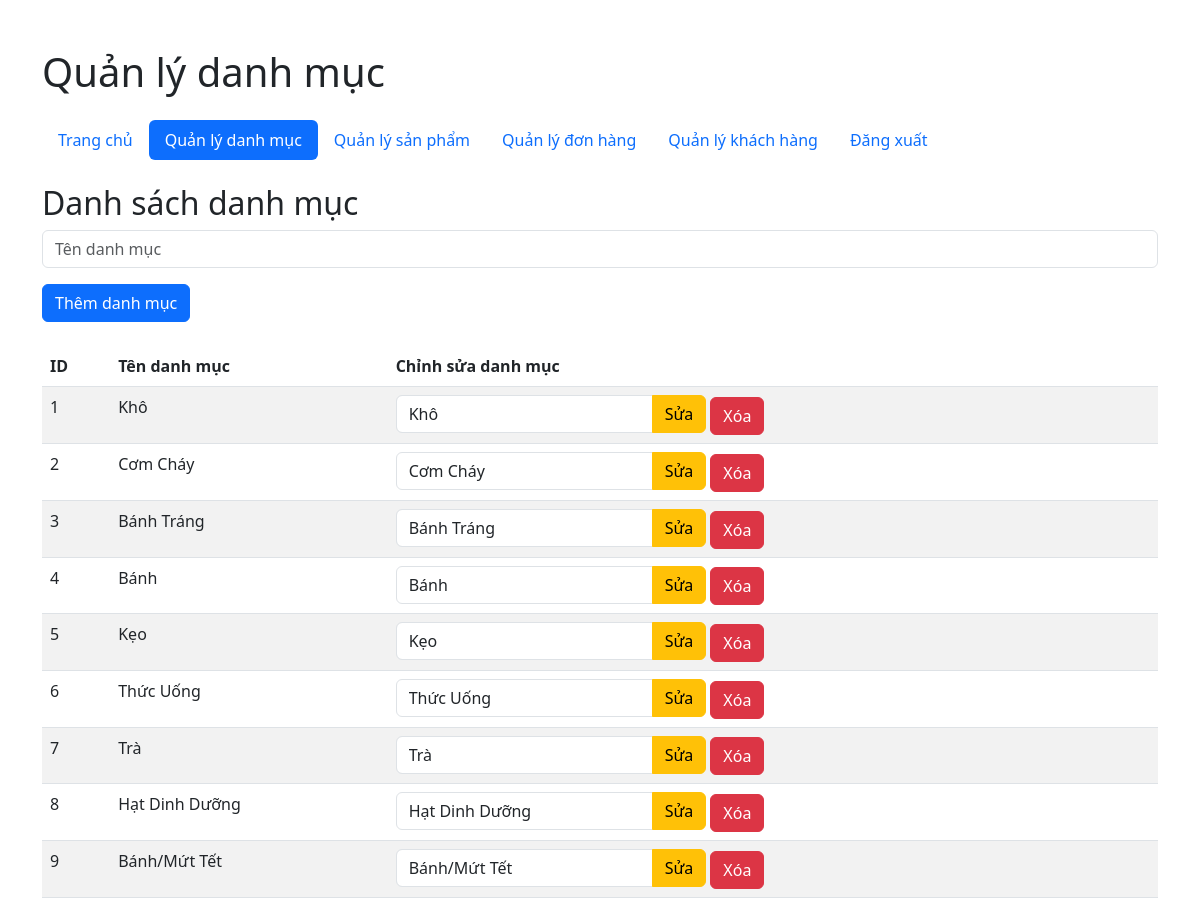
The app's page /admin_categories.php (signed in) with its own data.
### tables this page shows
CREATE TABLE `loaisanpham` (
  `maloaisp` int(11) NOT NULL,
  `tenloaisp` varchar(225) DEFAULT NULL
);

### db.php (called while the page is built, shortened)
<?php
$servername = "localhost";
$username = "root";
$password = "";
$dbname = "qldoan";
try {
    $pdo = new PDO("mysql:host=$servername;dbname=$dbname;charset=utf8", $username, $password);
    $pdo->setAttribute(PDO::ATTR_ERRMODE, PDO::ERRMODE_EXCEPTION);
} catch (PDOException $e) {
    die("Lỗi kết nối: " . $e->getMessage());
}
$sql = "SELECT * FROM loaisanpham";
$stmt = $pdo->query($sql);
$categories = $stmt->fetchAll(PDO::FETCH_ASSOC);
?>

### admin_categories.php (the view, shortened to what this page needs)
<?php
include 'db.php';
$categories = [];
$sql = "SELECT * FROM loaisanpham";
$stmt = $pdo->query($sql);
if ($stmt) {
    $categories = $stmt->fetchAll(PDO::FETCH_ASSOC);
}
?>
<!DOCTYPE html>
<html lang="en">
<head>
    <link href="https://cdn.jsdelivr.net/npm/bootstrap@5.3.0/dist/css/bootstrap.min.css" rel="stylesheet">
</head>
<body>
    <div class="container mt-5">
        <header class="mb-4">
            <h1>Quản lý danh mục</h1>
        </header>
        <nav class="mb-4">
            <ul class="nav nav-pills">
                <li class="nav-item"><a class="nav-link" href="admin.php">Trang chủ</a></li>
                <li class="nav-item"><a class="nav-link active" href="admin_categories.php">Quản lý danh mục</a></li>
                <li class="nav-item"><a class="nav-link" href="admin_products.php">Quản lý sản phẩm</a></li>
                <li class="nav-item"><a class="nav-link" href="admin_orders.php">Quản lý đơn hàng</a></li>
                <li class="nav-item"><a class="nav-link" href="admin_customer.php">Quản lý khách hàng</a></li>
                <li class="nav-item"><a class="nav-link" href="logout.php">Đăng xuất</a></li>
            </ul>
        </nav>
        <main>
            <h2>Danh sách danh mục</h2>
            <form class="mb-4" method="POST" action="">
                <div class="mb-3">
                    <input type="text" name="tenloai" class="form-control" placeholder="Tên danh mục" required>
                </div>
                <button type="submit" class="btn btn-primary">Thêm danh mục</button>
            </form>
            <table class="table table-striped">
                <thead>
                    <tr>
                        <th>ID</th>
                        <th>Tên danh mục</th>
                        <th>Chỉnh sửa danh mục</th>
                    </tr>
                </thead>
                <tbody>
                    <?php if (!empty($categories)) :  ?>
                        <?php foreach ($categories as $category): ?>
                            <tr>
                                <td><?= htmlspecialchars($category['maloaisp']) ?></td>
                                <td><?= htmlspecialchars($category['tenloaisp']) ?></td>
                                <td>
                                    <form method="POST" action="" class="d-inline-block">
                                        <div class="input-group">
                                            <input type="text" name="tenloai" class="form-control" value="<?= htmlspecialchars($category['tenloaisp']) ?>" required>
                                            <button type="submit" class="btn btn-warning">Sửa</button>
                                        </div>
                                    </form>
                                    <form method="POST" action="" class="d-inline-block">
                                        <button type="submit" class="btn btn-danger">Xóa</button>
                                    </form>
                                </td>
                            </tr>
                        <?php endforeach; ?>
                    <?php else: ?>
                        <tr>
                            <td colspan="3">Không có danh mục nào.</td>
                        </tr>
                    <?php endif; ?>
                </tbody>
            </table>
        </main>
    </div>
</body>
</html>

### records on screen
loaisanpham: maloaisp "1", tenloaisp "Khô", tenloai "Khô"
loaisanpham: maloaisp "2", tenloaisp "Cơm Cháy", tenloai "Cơm Cháy"
loaisanpham: maloaisp "3", tenloaisp "Bánh Tráng", tenloai "Bánh Tráng"
loaisanpham: maloaisp "4", tenloaisp "Bánh", tenloai "Bánh"
loaisanpham: maloaisp "5", tenloaisp "Kẹo", tenloai "Kẹo"
loaisanpham: maloaisp "6", tenloaisp "Thức Uống", tenloai "Thức Uống"
loaisanpham: maloaisp "7", tenloaisp "Trà", tenloai "Trà"
loaisanpham: maloaisp "8", tenloaisp "Hạt Dinh Dưỡng", tenloai "Hạt Dinh Dưỡng"
loaisanpham: maloaisp "9", tenloaisp "Bánh/Mứt Tết", tenloai "Bánh/Mứt Tết"
